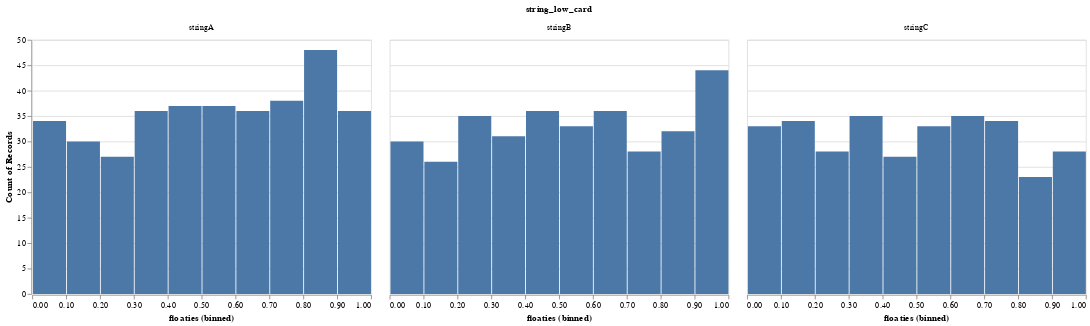
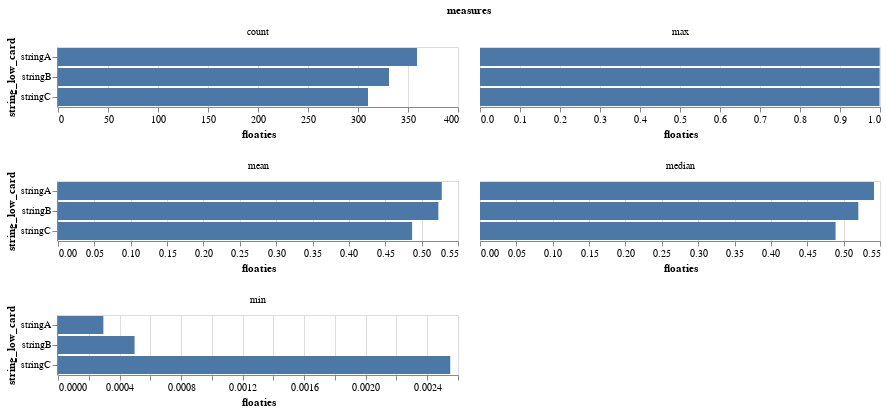

Write notebook code for charts like these, in order.
### Code cell
ce.chart_me(df, 'string_low_card', 'floaties')

### Figure 1 — Vega-Lite specification as saved in the notebook (floating-point values rounded to 4 significant figures; data arrays with more than 128 entries replaced by an {"elided": "..."} marker saying what was removed)
{"config": {"view": {"continuousWidth": 400, "continuousHeight": 300}}, "data": {"name": "data-49c783c775bbab5c90bcec7d5671793b"}, "mark": "bar", "encoding": {"facet": {"columns": 4, "field": "string_low_card", "type": "ordinal"}, "x": {"bin": true, "field": "floaties", "type": "quantitative"}, "y": {"aggregate": "count", "type": "quantitative"}}, "$schema": "https://vega.github.io/schema/vega-lite/v4.17.0.json", "datasets": {"data-49c783c775bbab5c90bcec7d5671793b": {"elided": "1000 records"}}}

### Figure 2 — Vega-Lite specification as saved in the notebook (floating-point values rounded to 4 significant figures)
{"config": {"view": {"continuousWidth": 400, "continuousHeight": 300}}, "data": {"name": "data-099bc502fb2dd1b6776866f11c7cdc27"}, "mark": "bar", "encoding": {"facet": {"columns": 2, "field": "measures", "type": "ordinal"}, "x": {"field": "floaties", "type": "quantitative"}, "y": {"field": "string_low_card", "type": "ordinal"}}, "resolve": {"scale": {"x": "independent"}}, "$schema": "https://vega.github.io/schema/vega-lite/v4.17.0.json", "datasets": {"data-099bc502fb2dd1b6776866f11c7cdc27": [{"string_low_card": "stringA", "measures": "count", "floaties": 359.0}, {"string_low_card": "stringB", "measures": "count", "floaties": 331.0}, {"string_low_card": "stringC", "measures": "count", "floaties": 310.0}, {"string_low_card": "stringA", "measures": "min", "floaties": 0.0002949}, {"string_low_card": "stringB", "measures": "min", "floaties": 0.0004978}, {"string_low_card": "stringC", "measures": "min", "floaties": 0.00255}, {"string_low_card": "stringA", "measures": "max", "floaties": 0.9993}, {"string_low_card": "stringB", "measures": "max", "floaties": 0.9991}, {"string_low_card": "stringC", "measures": "max", "floaties": 0.9988}, {"string_low_card": "stringA", "measures": "mean", "floaties": 0.5277}, {"string_low_card": "stringB", "measures": "mean", "floaties": 0.523}, {"string_low_card": "stringC", "measures": "mean", "floaties": 0.4869}, {"string_low_card": "stringA", "measures": "median", "floaties": 0.5417}, {"string_low_card": "stringB", "measures": "median", "floaties": 0.5202}, {"string_low_card": "stringC", "measures": "median", "floaties": 0.4889}]}}
